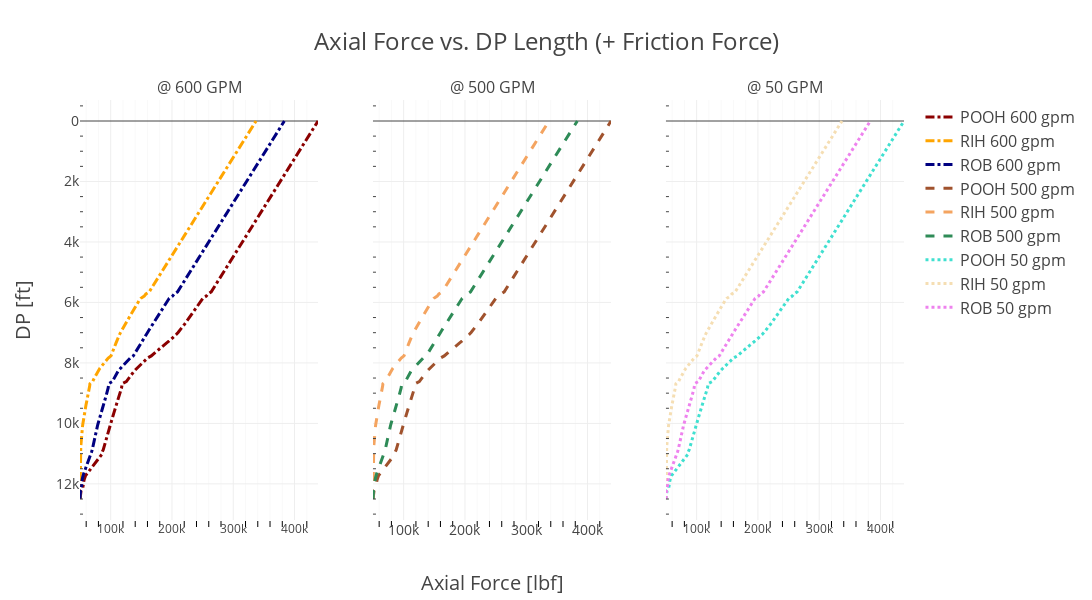

The code cell stored with this chart in its notebook:
### Code cell
import plotly.graph_objects as go
from plotly.subplots import make_subplots

fig = make_subplots(rows=1, cols=3, subplot_titles=("@ 600 GPM", "@ 500 GPM", "@ 50 GPM"), shared_yaxes=True)

fig.add_trace(go.Scatter(x=hook_POOH_600[0]+50000, y=np.linspace(12500, 0, len(hook_POOH_600[0])), name='POOH 600 gpm', line=dict(color='darkred', width=3, dash='dashdot')), row=1, col=1)
fig.add_trace(go.Scatter(x=hook_RIH_600[0]+50000, y=np.linspace(12500, 0, len(hook_RIH_600[0])), name='RIH 600 gpm', line=dict(color='orange', width=3, dash='dashdot')), row=1, col=1) 
fig.add_trace(go.Scatter(x=hook_ROB_600[0]+50000, y=np.linspace(12500, 0, len(hook_ROB_600[0])), name='ROB 600 gpm', line=dict(color='navy', width=3, dash='dashdot')), row=1, col=1) 
fig.add_trace(go.Scatter(x=hook_POOH_500[0]+50000, y=np.linspace(12500, 0, len(hook_POOH_500[0])), name='POOH 500 gpm', line=dict(color='sienna', width=3, dash='dash')), row=1, col=2)
fig.add_trace(go.Scatter(x=hook_RIH_500[0]+50000, y=np.linspace(12500, 0, len(hook_RIH_500[0])), name='RIH 500 gpm', line=dict(color='sandybrown', width=3, dash='dash')), row=1, col=2) 
fig.add_trace(go.Scatter(x=hook_ROB_500[0]+50000, y=np.linspace(12500, 0, len(hook_ROB_500[0])), name='ROB 500 gpm', line=dict(color='seagreen', width=3, dash='dash')), row=1, col=2) 
fig.add_trace(go.Scatter(x=hook_POOH_0[0]+50000, y=np.linspace(12500, 0, len(hook_POOH_0[0])), name='POOH 50 gpm', line=dict(color='turquoise', width=3, dash='dot')), row=1, col=3)
fig.add_trace(go.Scatter(x=hook_RIH_0[0]+50000, y=np.linspace(12500, 0, len(hook_RIH_0[0])), name='RIH 50 gpm', line=dict(color='wheat', width=3, dash='dot')), row=1, col=3) 
fig.add_trace(go.Scatter(x=hook_ROB_0[0]+50000, y=np.linspace(12500, 0, len(hook_ROB_0[0])), name='ROB 50 gpm', line=dict(color='violet', width=3, dash='dot')), row=1, col=3) 

# Update the layout for white background and improved readability
fig.update_xaxes(minor=dict(ticklen=6, tickcolor="black", showgrid=True))
fig.update_yaxes(minor_ticks="inside")
fig.update_layout(
    
    template= "none",
    title='Axial Force vs. DP Length (+ Friction Force)',  # Add a title
    title_font_size=24,
    xaxis2=dict(
        title='Axial Force [lbf]',
        titlefont_size=20,
        tickfont_size=14,
    ),
    yaxis=dict(
        title='DP [ft]',
        titlefont_size=20,
        tickfont_size=14,
        autorange="reversed"
    ),
    legend=dict(
        traceorder='normal',
        font=dict(
            size=16,
        )
    ),
    height = 600,
    width = 1400
)

# Show the figure
fig.show()
# fig.write_html("Plot.html")

### Figure 1 — Plotly figure (JSON) as saved in the notebook; plotly's stock layout.template omitted (floating-point values rounded to 4 significant figures; data arrays with more than 128 entries replaced by an {"elided": "..."} marker saying what was removed)
{"data": [{"line": {"color": "darkred", "dash": "dashdot", "width": 3}, "name": "POOH 600 gpm", "type": "scatter", "x": {"elided": "178 float values"}, "xaxis": "x", "y": {"elided": "178 float values"}, "yaxis": "y"}, {"line": {"color": "orange", "dash": "dashdot", "width": 3}, "name": "RIH 600 gpm", "type": "scatter", "x": {"elided": "178 float values"}, "xaxis": "x", "y": {"elided": "178 float values"}, "yaxis": "y"}, {"line": {"color": "navy", "dash": "dashdot", "width": 3}, "name": "ROB 600 gpm", "type": "scatter", "x": {"elided": "178 float values"}, "xaxis": "x", "y": {"elided": "178 float values"}, "yaxis": "y"}, {"line": {"color": "sienna", "dash": "dash", "width": 3}, "name": "POOH 500 gpm", "type": "scatter", "x": {"elided": "178 float values"}, "xaxis": "x2", "y": {"elided": "178 float values"}, "yaxis": "y2"}, {"line": {"color": "sandybrown", "dash": "dash", "width": 3}, "name": "RIH 500 gpm", "type": "scatter", "x": {"elided": "178 float values"}, "xaxis": "x2", "y": {"elided": "178 float values"}, "yaxis": "y2"}, {"line": {"color": "seagreen", "dash": "dash", "width": 3}, "name": "ROB 500 gpm", "type": "scatter", "x": {"elided": "178 float values"}, "xaxis": "x2", "y": {"elided": "178 float values"}, "yaxis": "y2"}, {"line": {"color": "turquoise", "dash": "dot", "width": 3}, "name": "POOH 50 gpm", "type": "scatter", "x": {"elided": "178 float values"}, "xaxis": "x3", "y": {"elided": "178 float values"}, "yaxis": "y3"}, {"line": {"color": "wheat", "dash": "dot", "width": 3}, "name": "RIH 50 gpm", "type": "scatter", "x": {"elided": "178 float values"}, "xaxis": "x3", "y": {"elided": "178 float values"}, "yaxis": "y3"}, {"line": {"color": "violet", "dash": "dot", "width": 3}, "name": "ROB 50 gpm", "type": "scatter", "x": {"elided": "178 float values"}, "xaxis": "x3", "y": {"elided": "178 float values"}, "yaxis": "y3"}], "layout": {"annotations": [{"font": {"size": 16}, "showarrow": false, "text": "@ 600 GPM", "x": 0.1444, "xanchor": "center", "xref": "paper", "y": 1, "yanchor": "bottom", "yref": "paper"}, {"font": {"size": 16}, "showarrow": false, "text": "@ 500 GPM", "x": 0.5, "xanchor": "center", "xref": "paper", "y": 1, "yanchor": "bottom", "yref": "paper"}, {"font": {"size": 16}, "showarrow": false, "text": "@ 50 GPM", "x": 0.8556, "xanchor": "center", "xref": "paper", "y": 1, "yanchor": "bottom", "yref": "paper"}], "height": 600, "legend": {"font": {"size": 16}, "traceorder": "normal"}, "title": {"font": {"size": 24}, "text": "Axial Force vs. DP Length (+ Friction Force)"}, "width": 1400, "xaxis": {"anchor": "y", "domain": [0, 0.2889], "minor": {"showgrid": true, "tickcolor": "black", "ticklen": 6}}, "xaxis2": {"anchor": "y2", "domain": [0.3556, 0.6444], "minor": {"showgrid": true, "tickcolor": "black", "ticklen": 6}, "tickfont": {"size": 14}, "title": {"font": {"size": 20}, "text": "Axial Force [lbf]"}}, "xaxis3": {"anchor": "y3", "domain": [0.7111, 1], "minor": {"showgrid": true, "tickcolor": "black", "ticklen": 6}}, "yaxis": {"anchor": "x", "autorange": "reversed", "domain": [0, 1], "minor": {"ticks": "inside"}, "tickfont": {"size": 14}, "title": {"font": {"size": 20}, "text": "DP [ft]"}}, "yaxis2": {"anchor": "x2", "domain": [0, 1], "matches": "y", "minor": {"ticks": "inside"}, "showticklabels": false}, "yaxis3": {"anchor": "x3", "domain": [0, 1], "matches": "y", "minor": {"ticks": "inside"}, "showticklabels": false}}}
